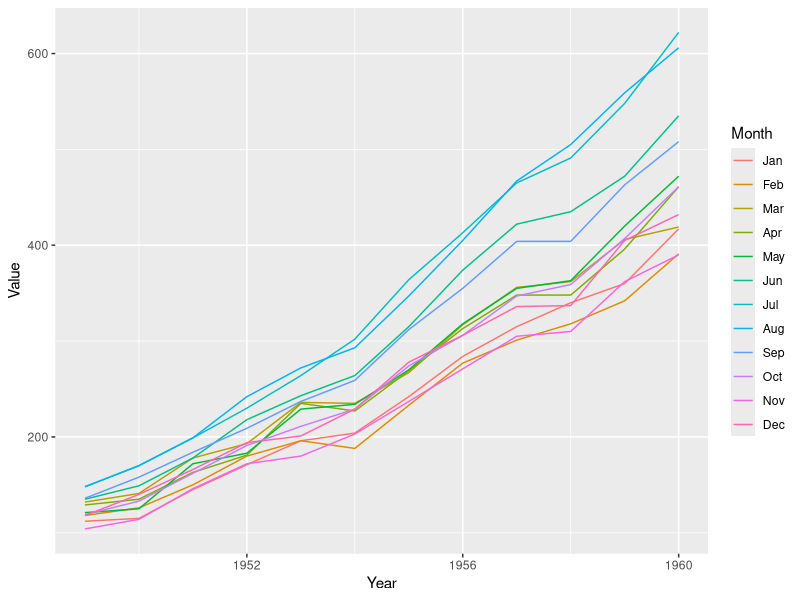
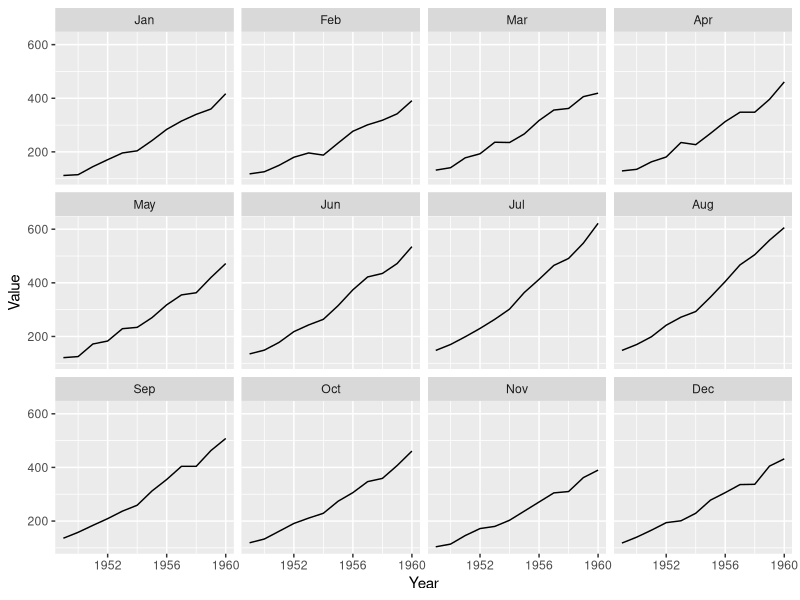
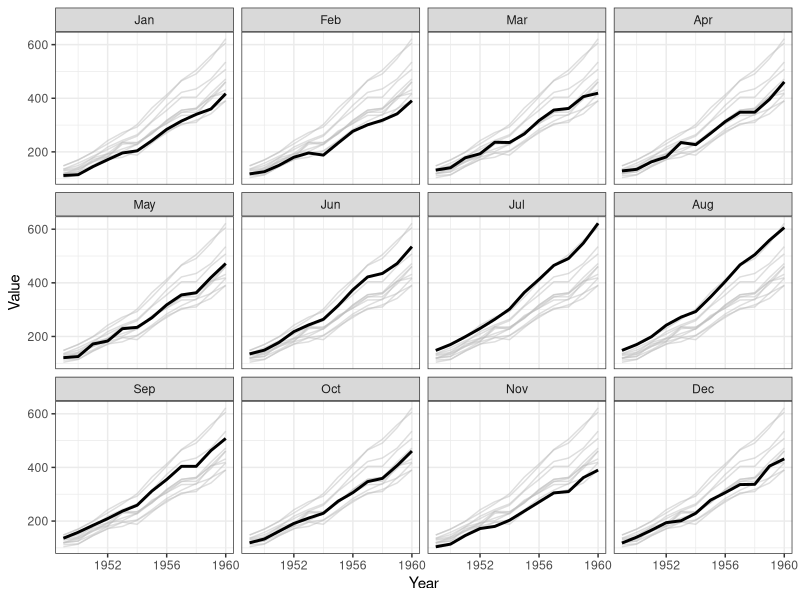

These charts were generated, in order, by the following R code:
# Description : Faceting as a preferable alternative to 3-D
# Website : http://is-r.tumblr.com/post/33829008995/faceting-as-a-preferable-alternative-to-3-d

# Better alternatives to 3-D
# Here are some examples of what we don't want to do:
# http://stackoverflow.com/questions/12765497/create-a-ribbon-plot

doInstall <- TRUE # Change to FALSE if you don't want packages installed.
toInstall <- c("ggplot2")
if(doInstall){install.packages(toInstall, repos = "http://cran.r-project.org")}
lapply(toInstall, library, character.only = TRUE)

# Air passenger data. ts converted to long matrix:
myData <- data.frame(Year = c(floor(time(AirPassengers) + .01)),
                     Month = c(cycle(AirPassengers)),
                     Value = c(AirPassengers))
# Easy conversion code from: http://stackoverflow.com/a/4973859/479554

# Convert month numbers to names, using a built-in constant:
myData$Month <- factor(myData$Month)
levels(myData$Month) <- month.abb

# One possibility:
zp1 <- ggplot(myData,
              aes(x = Year, y = Value, colour = Month))
zp1 <- zp1 + geom_line()
print(zp1) # This is fine, if you can differentiate between the colors

# Another possibility:
zp2 <- ggplot(myData,
              aes(x = Year, y = Value))
zp2 <- zp2 + geom_line()
zp2 <- zp2 + facet_wrap(~ Month)
print(zp2) # This is fine, but it's hard to compare across facets

# A third possibility; plotting reference lines across each facet:
referenceLines <- myData # \/ Rename
colnames(referenceLines)[2] <- "groupVar"
zp3 <- ggplot(myData,
              aes(x = Year, y = Value))
zp3 <- zp3 + geom_line(data = referenceLines, # Plotting the "underlayer"
                       aes(x = Year, y = Value, group = groupVar),
                       colour = "GRAY", alpha = 1/2, size = 1/2)
zp3 <- zp3 + geom_line(size = 1) # Drawing the "overlayer"
zp3 <- zp3 + facet_wrap(~ Month)
zp3 <- zp3 + theme_bw()
print(zp3)